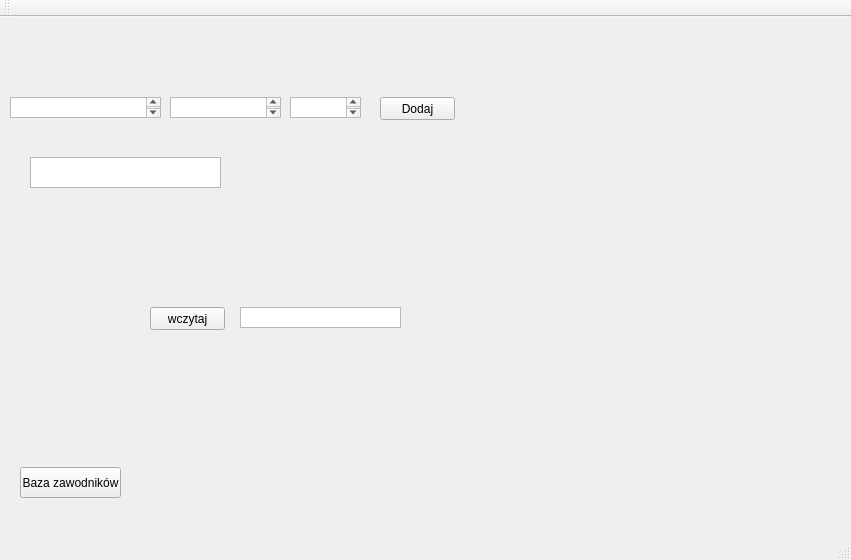
<?xml version="1.0" encoding="UTF-8"?>
<ui version="4.0">
 <class>MainWindow</class>
 <widget class="QMainWindow" name="MainWindow">
  <property name="geometry">
   <rect>
    <x>0</x>
    <y>0</y>
    <width>851</width>
    <height>560</height>
   </rect>
  </property>
  <property name="windowTitle">
   <string>MainWindow</string>
  </property>
  <widget class="QWidget" name="centralWidget">
   <widget class="QPushButton" name="Dodaj">
    <property name="geometry">
     <rect>
      <x>380</x>
      <y>80</y>
      <width>75</width>
      <height>23</height>
     </rect>
    </property>
    <property name="text">
     <string>Dodaj</string>
    </property>
   </widget>
   <widget class="QTextEdit" name="Kto">
    <property name="geometry">
     <rect>
      <x>10</x>
      <y>80</y>
      <width>151</width>
      <height>21</height>
     </rect>
    </property>
   </widget>
   <widget class="QTextEdit" name="Rocznik">
    <property name="geometry">
     <rect>
      <x>290</x>
      <y>80</y>
      <width>71</width>
      <height>21</height>
     </rect>
    </property>
   </widget>
   <widget class="QTextEdit" name="Klub">
    <property name="geometry">
     <rect>
      <x>170</x>
      <y>80</y>
      <width>111</width>
      <height>21</height>
     </rect>
    </property>
   </widget>
   <widget class="QPushButton" name="bazaZawodnikow">
    <property name="geometry">
     <rect>
      <x>20</x>
      <y>450</y>
      <width>101</width>
      <height>31</height>
     </rect>
    </property>
    <property name="text">
     <string>Baza zawodników</string>
    </property>
   </widget>
   <widget class="QPushButton" name="Wczytaj">
    <property name="geometry">
     <rect>
      <x>150</x>
      <y>290</y>
      <width>75</width>
      <height>23</height>
     </rect>
    </property>
    <property name="text">
     <string>wczytaj</string>
    </property>
   </widget>
   <widget class="QListWidget" name="listWidget">
    <property name="geometry">
     <rect>
      <x>240</x>
      <y>290</y>
      <width>161</width>
      <height>21</height>
     </rect>
    </property>
   </widget>
   <widget class="QListWidget" name="listWidget_2">
    <property name="geometry">
     <rect>
      <x>30</x>
      <y>140</y>
      <width>191</width>
      <height>31</height>
     </rect>
    </property>
   </widget>
  </widget>
  <widget class="QMenuBar" name="menuBar">
   <property name="geometry">
    <rect>
     <x>0</x>
     <y>0</y>
     <width>851</width>
     <height>21</height>
    </rect>
   </property>
  </widget>
  <widget class="QToolBar" name="mainToolBar">
   <attribute name="toolBarArea">
    <enum>TopToolBarArea</enum>
   </attribute>
   <attribute name="toolBarBreak">
    <bool>false</bool>
   </attribute>
  </widget>
  <widget class="QStatusBar" name="statusBar"/>
 </widget>
 <layoutdefault spacing="6" margin="11"/>
 <resources/>
 <connections/>
</ui>
